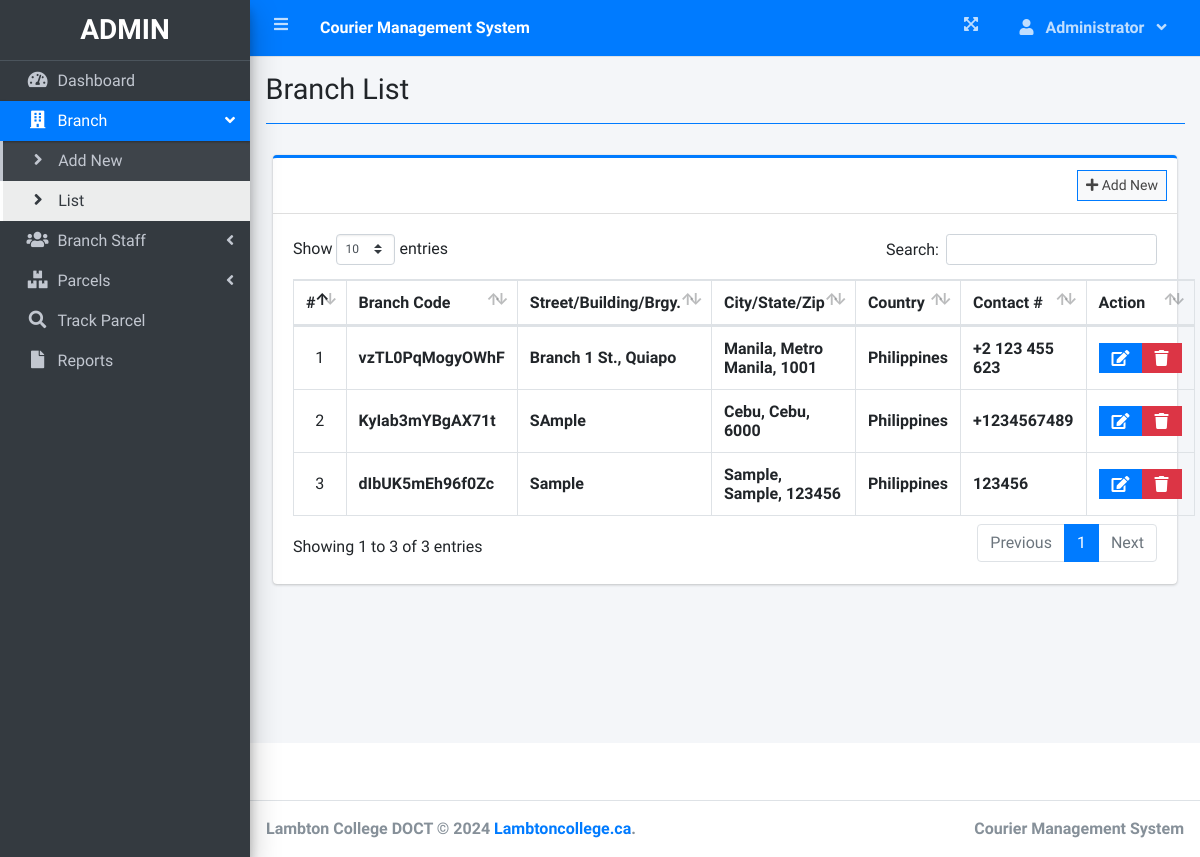
The page /index.php?page=branch_list (signed in) on the database its author committed.
### tables this page shows
CREATE TABLE `branches` (
  `id` int(30) NOT NULL,
  `branch_code` varchar(50) NOT NULL,
  `street` text NOT NULL,
  `city` text NOT NULL,
  `state` text NOT NULL,
  `zip_code` varchar(50) NOT NULL,
  `country` text NOT NULL,
  `contact` varchar(100) NOT NULL,
  `date_created` datetime NOT NULL DEFAULT current_timestamp()
);

### branch_list.php (the view, shortened to what this page needs)
<?php include'db_connect.php' ?>
<div class="col-lg-12">
	<div class="card card-outline card-primary">
		<div class="card-header">
			<div class="card-tools">
				<a class="btn btn-block btn-sm btn-default btn-flat border-primary " href="./index.php?page=new_branch"><i class="fa fa-plus"></i> Add New</a>
			</div>
		</div>
		<div class="card-body">
			<table class="table tabe-hover table-bordered" id="list">
				<!-- <colgroup>
					<col width="5%">
					<col width="15%">
					<col width="25%">
					<col width="25%">
					<col width="15%">
				</colgroup> -->
				<thead>
					<tr>
						<th class="text-center">#</th>
						<th>Branch Code</th>
						<th>Street/Building/Brgy.</th>
						<th>City/State/Zip</th>
						<th>Country</th>
						<th>Contact #</th>
						<th>Action</th>
					</tr>
				</thead>
				<tbody>
					<?php
					$i = 1;
					$qry = $conn->query("SELECT * FROM branches order by street asc,city asc, state asc ");
					while($row= $qry->fetch_assoc()):
					?>
					<tr>
						<td class="text-center"><?php echo $i++ ?></td>
						<td class=""><b><?php echo $row['branch_code'] ?></b></td>
						<td><b><?php echo ucwords($row['street']) ?></b></td>
						<td><b><?php echo ucwords($row['city'].', '.$row['state'].', '.$row['zip_code']) ?></b></td>
						<td><b><?php echo ucwords($row['country']) ?></b></td>
						<td><b><?php echo $row['contact'] ?></b></td>
						<td class="text-center">
		                    <div class="btn-group">
		                        <a href="index.php?page=edit_branch&id=<?php echo $row['id'] ?>" class="btn btn-primary btn-flat ">
		                          <i class="fas fa-edit"></i>
		                        </a>
		                        <button type="button" class="btn btn-danger btn-flat delete_branch" data-id="<?php echo $row['id'] ?>">
		                          <i class="fas fa-trash"></i>
		                        </button>
	                      </div>
						</td>
					</tr>
				<?php endwhile; ?>
				</tbody>
			</table>
		</div>
	</div>
</div>

### branch_list.php (style rules this page uses)
table td { vertical-align: middle !important; }

### rows shown on the page
branches: branch_code "vzTL0PqMogyOWhF", street "Branch 1 St., Quiapo", city+state+zip_code "Manila, Metro Manila, 1001", country "Philippines", contact "+2 123 455 623"
branches: branch_code "KyIab3mYBgAX71t", street "SAmple", city+state+zip_code "Cebu, Cebu, 6000", country "Philippines", contact "+1234567489"
branches: branch_code "dIbUK5mEh96f0Zc", street "Sample", city+state+zip_code "Sample, Sample, 123456", country "Philippines", contact "123456"

### other values the page prints
$_SESSION['system']['name'] "Courier Management System"
$_SESSION['login_firstname'] "Administrator"
$title "Branch List"
